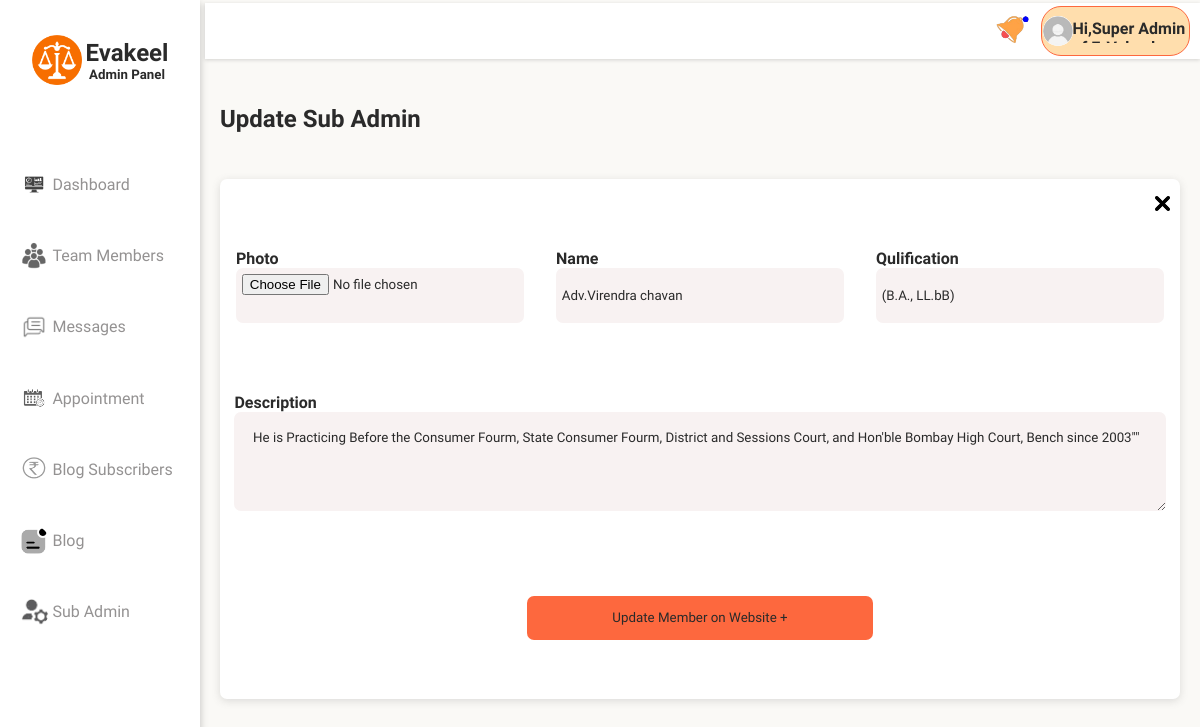
Page /update_team/16/ (signed in) on the committed database.
### vakilapp/models.py (models this page shows, shortened)
class Team_Member(models.Model):
    user=models.ForeignKey(User,on_delete=models.SET_NULL,null=True,blank=True)
    Image=models.ImageField(upload_to='Team_Photo')
    Name=models.CharField(max_length=122 ,null=True)
    Qualification=models.CharField(max_length=122 ,null=True)
    Description=models.CharField(max_length=1000 ,null=True)
    Email=models.CharField(max_length=122 ,null=True)

### vakilapp/views.py (the view, shortened to what this page needs)
# urls.py: path("update_team/<id>/",views.update_team,name='update_team'),
@login_required(login_url='admin_login')
def update_team(request,id):
    new_noti=notification.objects.all()
    got_id=Team_Member.objects.get(id=id)
    context={'got_id':got_id,'new_noti':new_noti}
    return render(request, "admin_update.html",context)

### templates/admin_update.html (shortened to what this page needs)
{% extends "admin_base.html" %}
{% load static %}
{% block TabName %}
<h2>Update Sub Admin</h2>
{% endblock TabName %}
{% block body %}
    <div class="update_member_pop">
        <div class="ud_head">
            <a href="/admin_team" class="tab_cancel"><img src="{% static 'images/closeimg.png' %}" alt="x" ></a>
        </div>
        <form action=""  method="post" enctype="multipart/form-data" class="popbody">
                <div>
                    <label for="Photo">Photo</label>
                    <input type="file" name="Photo" placeholder="Upload your new profile photo">
                </div>
                <div>
                    <label for="Name">Name</label>
                    <input type="text" name="Name" placeholder="Enter Your Name" value="{{got_id.Name}}">
                </div>
                <div>
                    <label for="Qulification">Qulification</label>
                    <input type="text" name="Qulification" placeholder="Enter Your Qulification" value="{{got_id.Qualification}}">
                </div>
                <div class="big_input">
                    <label for="Description">Description</label>
                    <textarea name="Description" id="" cols="30" rows="14">{{got_id.Description}}</textarea>
                </div>
                <div class="class_submit">
                    <button type="submit" onclick="update_member()" onclick="popup_update()">Update Member on Website +</button>
                </div>
            </div>
    </div>
{% endblock body %}

### templates/admin_base.html (shortened to what this page needs)
{% load static %}
<!DOCTYPE html>
<html lang="en">
<head>
    <link rel="stylesheet" href="{% static 'css/admin_style.css' %}">
</head>
<body>
    <div class="am_body">
        <nav class="am_navbar">
            <div class="logobox">
                <img src="{% static 'images/logo1.png' %}" alt="e-vakil" class="logoimg">
                <div class="logotext">
                    <h1>Evakeel</h1>
                    <h5>Admin Panel</h5>
                </div>
            </div>
            <div class="navoptions">
                <ul>
                    <a href="/admin_home" class="optext">
                        <li>
                            <img src="{% static 'images/dash_icon.png' %}" alt="" class="opimg">
                            Dashboard
                        </li>
                    </a>
                    <a href="/admin_team" class="optext">
                        <li>
                            <img src="{% static 'images/team_icon.png' %}" alt="" class="opimg">
                            Team Members
                        </li>
                    </a>
                    <a href="/admin_msg" class="optext">
                        <li>
                            <img src="{% static 'images/msg_icon.png' %}" alt="" class="opimg">
                            Messages
                        </li>
                    </a>
                    <a href="/Appointment_section" class="optext">
                        <li>
                            <img src="{% static 'images/Appointment_icon.png' %}" alt="" class="opimg">
                            Appointment
                        </li>
                    </a>
                    <a href="/all_subs" class="optext">
                        <li>
                            <img src="{% static 'images/subs_icon.png' %}" alt="" class="opimg">
                            Blog Subscribers
                        </li>
                    </a>
                    <a href="/blog_dash" class="optext">
                        <li>
                            <img src="{% static 'images/blog_icon.png' %}" alt="" class="opimg">
                            Blog
                        </li>
                    </a>
                    <a href="/sub_admin" class="optext">
                        <li>
                            <img src="{% static 'images/subadmin.png' %}" alt="" class="opimg">
                            Sub Admin
                        </li>
                    </a>
                </ul>
            </div>
        </nav>
        <div class="tab">
            <div class="upperstrip">
                {% if new_noti %}
                <img src="{% static 'images/notiicon_up.png' %}" alt="" class="bell"  onclick="notiPop()">
                {% else %}
                <img src="{% static 'images/notiicon.png' %}" alt="" class="bell"  onclick="notiPop()">
              {% endif %}
                <div class="log_user_prt">
                    <div class="loguser">
                        <img src="{% static 'images/img.jpg' %}" alt="">
                        <p>Hi,{{request.user.first_name}} {{request.user.last_name}}</p>
                    </div>
                </div>
            </div>
            <div class="tab_head">
                {% block TabName %}{% endblock TabName %}
            </div>
            {% block body %}{% endblock body %}
        </div>
</body>
</html>

### static/css/admin_style.css (style rules this page uses)
* { margin: 0; padding: 0; box-sizing: border-box; font-family: var(--font-primary); color: var(--font-color-1); }
body { background-color: var(--tab-background); }
:root { --primary-color: #fd683e; --primary-color-tint: #e65e38; --secondary-color: #FFDEAD; --secondary-color-tint: rgb(204, 154, 3); --third-color: white; --tab-background:#FAF9F6; --highlight-color: #6610f2; --font-color-1:#2a2a2a; --font-color-2:#949292; --input-back-color:rgb(248, 242, 242); --card-form-color:rgb(240, 240, 240); --card-form-color-tint:rgb(232, 223, 223); --dark-shade:#D3D3D3; --font-primary: 'Varela Round'; }
.am_body { width: 100%; height: 100vh; display: grid; grid-template-columns: repeat(6,1fr); }
.am_navbar { grid-column: 1/2; background-color: var(--third-color); display: flex; flex-direction: column; box-shadow: rgba(0, 0, 0, 0.24) 0px 3px 8px; }
.logobox { width: 100%; height: 15%; display: flex; align-items: center; justify-content: center; }
.logobox img { width: 50px; height: 50px; margin-right: 2%; }
.logotext { display: flex; flex-direction: column; align-items: center; justify-content: center; font-weight: bolder; }
.navoptions { width: 100%; height: 85%; display: flex; flex-direction: column; align-items: center; justify-content: center; }
.navoptions a { text-decoration: none; color: var(--font-color-2); }
.navoptions ul { width: 90%; height: 90%; }
.navoptions ul li { margin-bottom: 10px; display: flex; align-items: center; height: 10%; width: 100%; padding-left: 5%; border-radius: 20px; transition: all 0.15s ease-in-out; color: var(--font-color-2); }
.navoptions ul li img { width: 30px; height: 30px; background-color: var(--third-color); border-radius: 15px; margin-right: 2%; transition: all 0.3s ease-in-out; }
.tab { grid-column: 2/7; display: flex; flex-direction: column; }
.upperstrip { width: 99.5%; height: 7%; margin-top: 0.3%; background-color: var(--third-color); box-shadow: rgba(0, 0, 0, 0.16) 0px 1px 4px; align-self: flex-end; display: flex; align-items: center; justify-content: end; }
.bell { width: 40px; height: 40px; margin-right: 1%; }
.log_user_prt { width: 15%; height: 90%; margin-right: 1%; position: relative; display: inline-block; }
.loguser { border: 1px solid var(--primary-color); border-radius: 20px; width: 100%; height: 100%; display: flex; align-items: center; justify-content: space-around; background-color: var(--secondary-color); padding-left: 0.5%; padding-right: 0.5%; }
.loguser img { width: 30px; height: 30px; background-color: white; border-radius: 20px; }
.loguser p { width: 80%; height: 50%; overflow: hidden; font-weight: bold; }
.tab_head { width: 100%; height: 15%; display: flex; align-items: center; justify-content: space-between; padding-left: 2%; }
.popbody { height: 85%; width: 100%; display: grid; grid-template-columns: repeat(3,1fr); grid-template-rows: repeat(4,1fr); place-items: center; }
.popbody div { width: 90%; height: 100%; display: flex; flex-direction: column; justify-content: center; }
.popbody label { font-weight: bold; }
.popbody input, .popbody textarea { width: 100%; height: 50%; border: none; border-radius: 7px; background-color: var(--input-back-color); padding: 2%; outline: none; }
.popbody .big_input { grid-column: 1/4; grid-row: 2/4; width: 97%; height: 90%; }
.popbody .class_submit { grid-column: 1/4; grid-row: 4/5; display: flex; align-items: center; justify-content: center; }
.popbody .class_submit button { width: 40%; height: 40%; background-color: var(--primary-color); color: var(--font-color-1); border: none; border-radius: 7px; }
.ud_head { display: flex; height: 10%; width: 100%; align-items: center; justify-content: end; padding-left: 1%; padding-right: 1%; }
.ud_head img { height: 15px; width: 15px; }
.update_member_pop { height: 65%; width: 96%; background-color: var(--third-color); border-radius: 7px; display: flex; flex-direction: column; opacity: 1; align-self: center; box-shadow: rgba(99, 99, 99, 0.2) 0px 2px 8px 0px; animation: 0.5s ease-in-out 0s rising; }

### rows in the picture
Team_Member: Name "Adv.Virendra chavan", Qulification "(B.A., LL.bB)", Description "He is Practicing Before the Consumer Fourm, State Consumer Fourm, District and Sessions Court, and Hon'ble Bombay High Court, Bench since 2003\"\""

### other values in the picture
{{ request.user.first_name }} "Super Admin"
